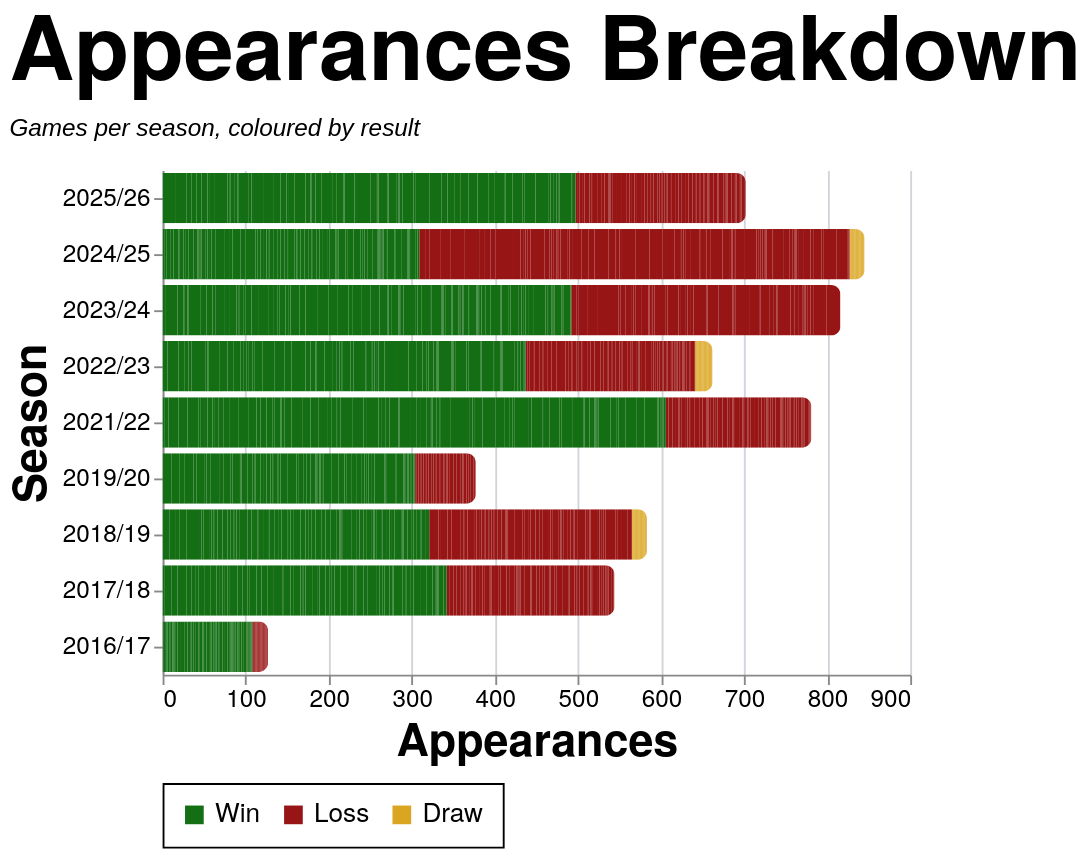

Specify this chart in Vega-Lite:
### Vega-Lite specification from a JSON file in a GitHub repository (floating-point values rounded to 4 significant figures; data arrays with more than 128 entries replaced by an {"elided": "..."} marker saying what was removed)
{"config": {"axis": {"labelFont": "PT Sans Narrow, Helvetica Neue, Helvetica, Arial, sans-serif", "titleFont": "PT Sans Narrow, Helvetica Neue, Helvetica, Arial, sans-serif", "labelFontSize": 13, "titleFontSize": 24, "gridColor": "#202947", "gridOpacity": 0.2, "zindex": 1}, "text": {"font": "Lato, sans-serif"}, "bar": {"cornerRadiusEnd": 5}, "header": {"labelFont": "PT Sans Narrow, Helvetica Neue, Helvetica, Arial, sans-serif", "titleFont": "PT Sans Narrow, Helvetica Neue, Helvetica, Arial, sans-serif", "labelFontSize": 24, "titleFontSize": 28, "labelFontWeight": "bold", "orient": "left"}, "legend": {"labelFont": "PT Sans Narrow, Helvetica Neue, Helvetica, Arial, sans-serif", "titleFont": "PT Sans Narrow, Helvetica Neue, Helvetica, Arial, sans-serif", "labelFontSize": 14, "titleFontSize": 16, "titlePadding": 5, "fillColor": "white", "strokeColor": "black", "padding": 10, "titleFontWeight": "lighter", "titleFontStyle": "italic", "titleColor": "gray", "offset": 10}, "title": {"font": "PT Sans Narrow, Helvetica Neue, Helvetica, Arial, sans-serif", "fontSize": 48, "fontWeight": "bold", "anchor": "start", "align": "center", "titlePadding": 20, "subtitlePadding": 10, "subtitleFontSize": 13, "subtitleColor": "", "subtitleFontStyle": "italic", "offset": 15, "color": "black"}, "axisX": {"labelAngle": 0}, "facet": {"title": null, "header": null, "align": {"row": "each", "column": "each"}, "spacing": 10}, "resolve": {"scale": {"y": "independent", "facet": "independent"}}, "background": "transparent", "scale": {"offsetBandPaddingOuter": 0.2, "offsetBandPaddingInner": 0.1}, "view": {"stroke": null, "background": "transparent"}}, "data": {"name": "data-3a52bcc7691e4be1304db86fb8c23402"}, "mark": {"type": "bar"}, "encoding": {"color": {"field": "color_value", "legend": {"orient": "bottom", "title": null}, "scale": {"domain": ["Win", "Loss", "Draw"], "range": ["#146f14", "#981515", "goldenrod"]}, "sort": {"field": "sum(apps)", "op": "sum", "order": "descending"}, "type": "nominal"}, "tooltip": [{"field": "player", "title": "Player", "type": "nominal"}, {"field": "season", "title": "Season", "type": "nominal"}, {"field": "color_value", "title": "Group", "type": "nominal"}, {"aggregate": "sum", "field": "apps", "title": "Appearances", "type": "quantitative"}], "x": {"aggregate": "sum", "field": "apps", "title": "Appearances", "type": "quantitative"}, "y": {"field": "season", "sort": {"field": "season_sort", "op": "max", "order": "descending"}, "title": "Season", "type": "nominal"}}, "height": {"step": 30}, "title": {"text": "Appearances Breakdown", "subtitle": "Games per season, coloured by result"}, "width": 400, "$schema": "https://vega.github.io/schema/vega-lite/v5.20.1.json", "datasets": {"data-3a52bcc7691e4be1304db86fb8c23402": {"elided": "2509 records"}}}
